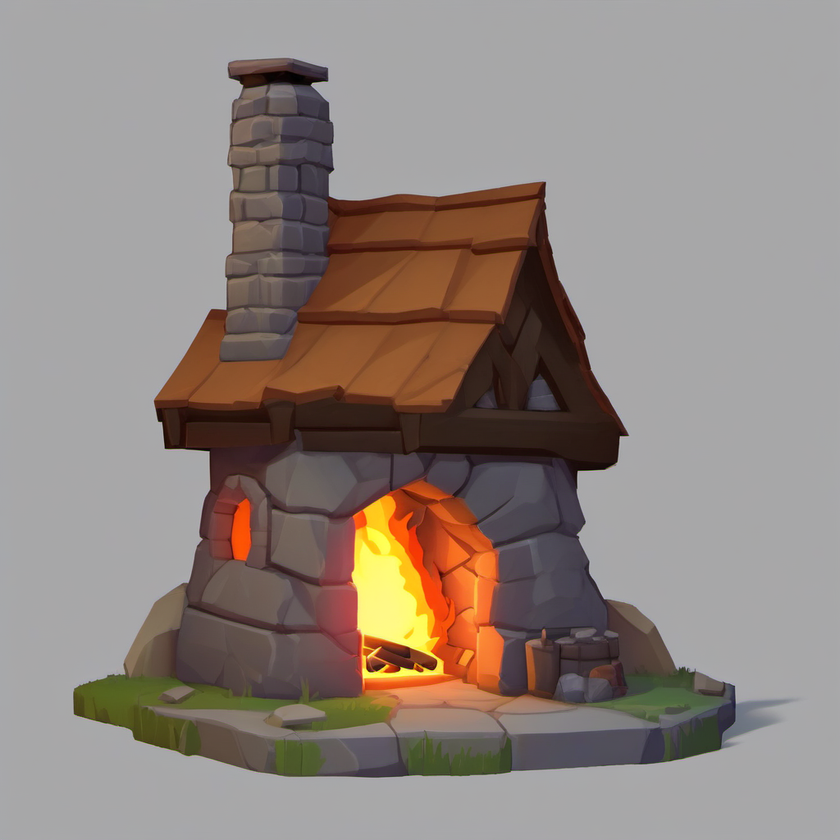
#> input picture art/gen-candidates/2026-07-21/forge.png, 840 x 840 px, shrunk from 1024 x 1024 before the run, found by its file name
$ python normalmap.py forge.png forge_n.png 2.5
#> lines starting #> are read from the running program, lines starting #| are printed output that depends on the picture
#!/usr/bin/env python
"""Height-from-luminance -> Sobel -> tangent-space normal map (_n.png).

Stage 3 of the Maker's Mark art pipeline (generate -> cutout -> NORMALMAP).
Produces a Godot-ready tangent-space normal map from an RGBA cutout: blurred
luminance is treated as a height field, np.gradient gives the surface slope, and
the result is packed into an RGBA PNG with the source alpha preserved.

Standard low-relief approximation for painterly sprites; a Laigter quality pass
can replace this where the Sobel map reads embossed/tinny (see README.md).
Validated on the tavern pilot (PR #32) -- the math is kept byte-identical.

Godot normal-map convention (IMPORTANT):
    Godot uses +Y UP (green channel points up), the OpenGL convention. Image
    rows run +Y DOWN, so the Y gradient is emitted as +gy here (an effective
    green-channel flip). Do NOT change the sign -- flipping it inverts every
    bump so lit relief caves in instead of standing out. When importing the
    _n.png in Godot, leave "Normal Map -> Flip Y" OFF (it is already correct).

Local tooling only -- never wired into CI.

Usage:
    python normalmap.py IN.png OUT_n.png [strength]

    strength : bump gain, default 2.5. Higher = deeper relief; too high reads
               tinny/embossed. Tune per asset; the tavern shipped at 2.5.

Example:
    python normalmap.py forge.png forge_n.png 2.5
"""
import argparse
import sys
from pathlib import Path


def _die(msg: str, code: int = 1) -> None:
    print(f"normalmap.py: error: {msg}", file=sys.stderr)
    raise SystemExit(code)


def parse_args(argv=None) -> argparse.Namespace:
    p = argparse.ArgumentParser(
        prog="normalmap.py",
        description="Height-from-luminance tangent-space normal map for Godot.",
        formatter_class=argparse.RawDescriptionHelpFormatter,
        epilog=(
            "Pipeline order: cutout.py -> normalmap.py -> Godot import.\n"
            "Godot: import _n.png with 'Flip Y' OFF. See art/pipeline/README.md."
        ),
    )
    p.add_argument("src", help="input RGBA cutout PNG (diffuse)")
    p.add_argument("dst", help="output tangent-space normal map (_n.png)")
    p.add_argument(
        "strength",
        nargs="?",
        default=2.5,
        type=float,
        help="bump gain (default 2.5; higher = deeper relief, tinny if too high)",
    )
    return p.parse_args(argv)


def main(argv=None) -> int:
    args = parse_args(argv)

    src = Path(args.src)
    if not src.is_file():
        _die(f"input not found: {src}")
    dst = Path(args.dst)
    if dst.parent and not dst.parent.exists():
        _die(f"output directory does not exist: {dst.parent}")

    strength = args.strength

    # Imports deferred so --help works without the imaging stack installed.
    try:
        import numpy as np
        from PIL import Image, ImageFilter
    except ImportError as e:  # pragma: no cover - env-dependent
        _die(
            f"missing dependency ({e.name}). Activate the pipeline venv and "
            "install deps -- see art/pipeline/requirements.txt and README.md."
        )

    # --- proven math (byte-identical to the PR #32 tavern pipeline) ----------
    im = Image.open(src).convert("RGBA")
    rgb = np.asarray(im).astype(np.float32)
    alpha = rgb[..., 3] / 255.0
#> alpha: shape (840, 840) float32; every value is 1

    # height = blurred luminance (blur kills paint noise, keeps forms)
    lum = (0.299 * rgb[..., 0] + 0.587 * rgb[..., 1] + 0.114 * rgb[..., 2]) / 255.0
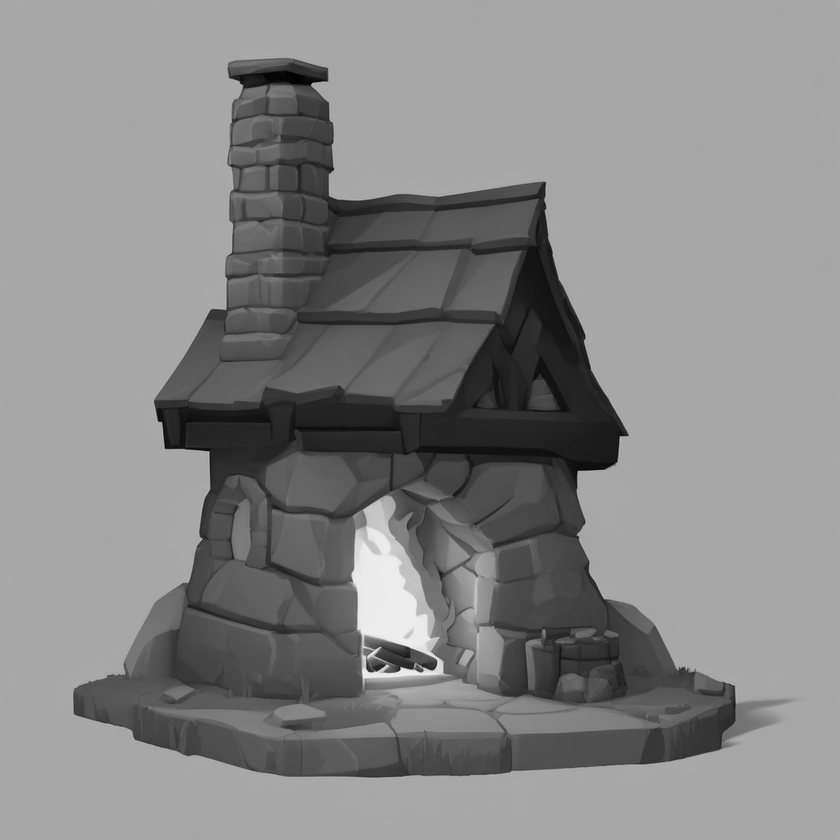
#> lum: shape (840, 840) float32; min 0, max 0.948, mean 0.53
    h = np.asarray(Image.fromarray((lum * 255).astype(np.uint8)).filter(
        ImageFilter.GaussianBlur(3))).astype(np.float32) / 255.0

    gy, gx = np.gradient(h)
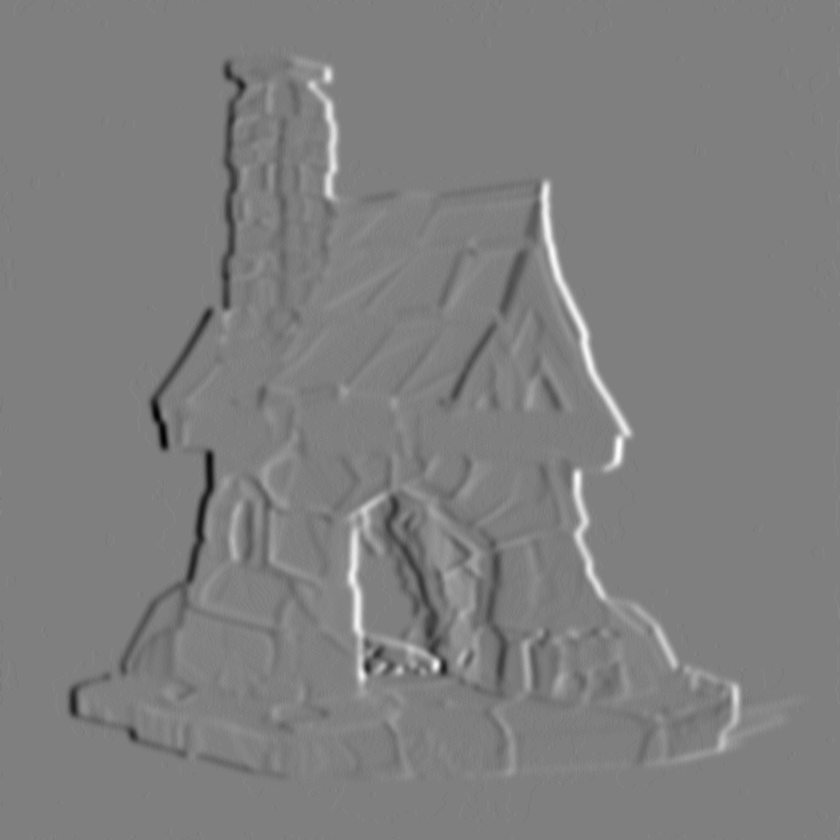
#> gx: shape (840, 840) float32; min -0.0706, max 0.0706, mean 1.45e-06; drawn with min black and max white
    nx = -gx * strength
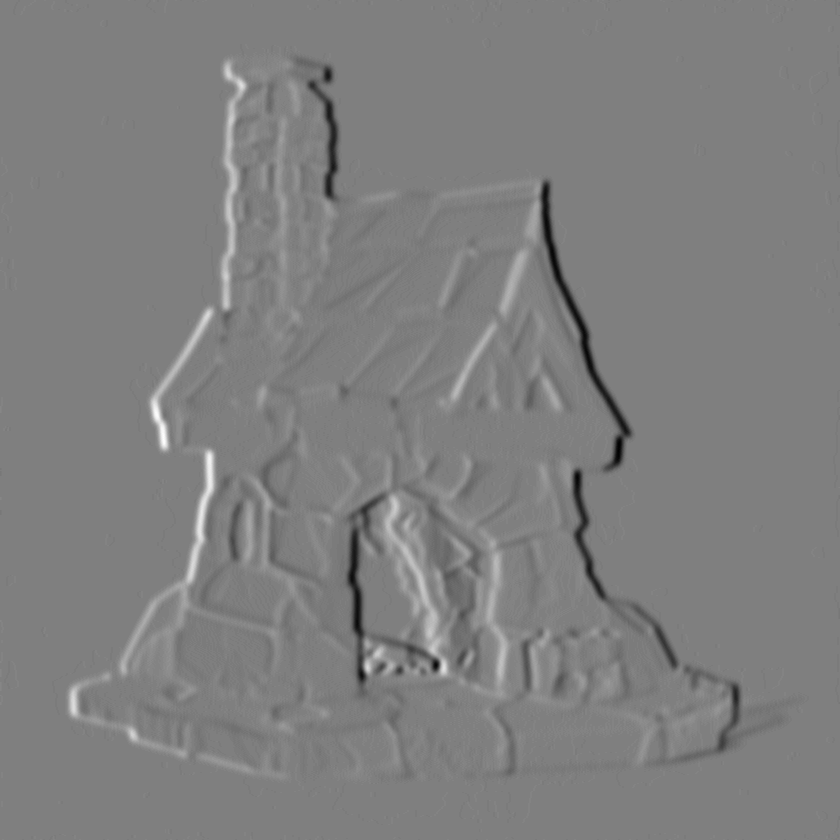
#> nx: shape (840, 840) float32; min -0.176, max 0.176, mean -3.63e-06; drawn with min black and max white
    ny = gy * strength  # +Y down in image space; Godot uses +Y up => this is the flip
    nz = np.ones_like(h)
    norm = np.sqrt(nx * nx + ny * ny + nz * nz)
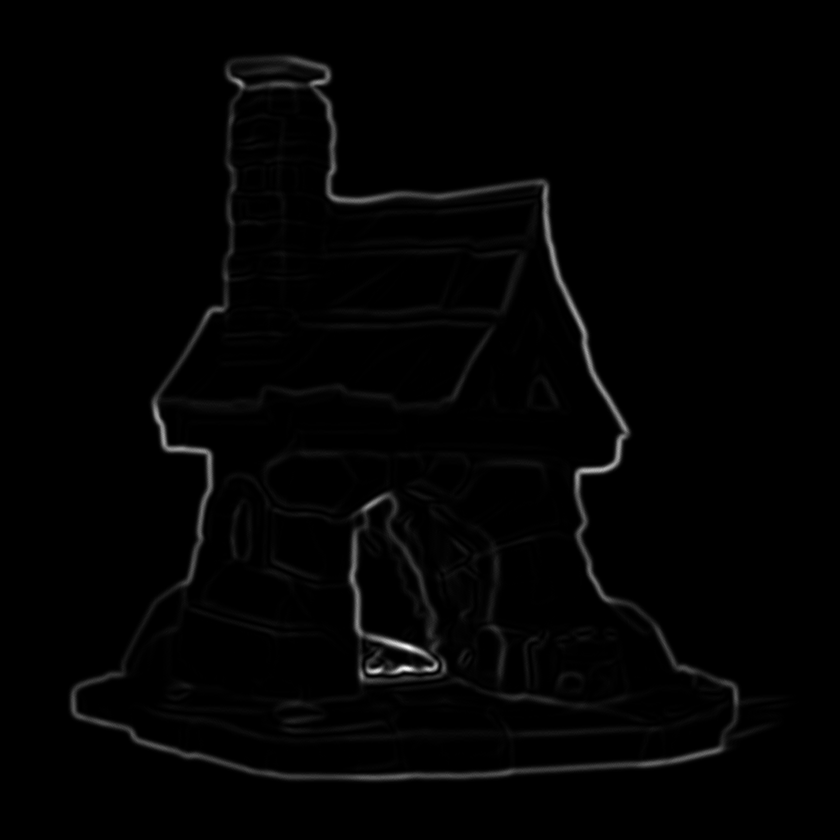
#> norm: shape (840, 840) float32; min 1, max 1.02, mean 1; drawn with min black and max white
    n = np.stack([nx / norm, ny / norm, nz / norm], axis=-1)
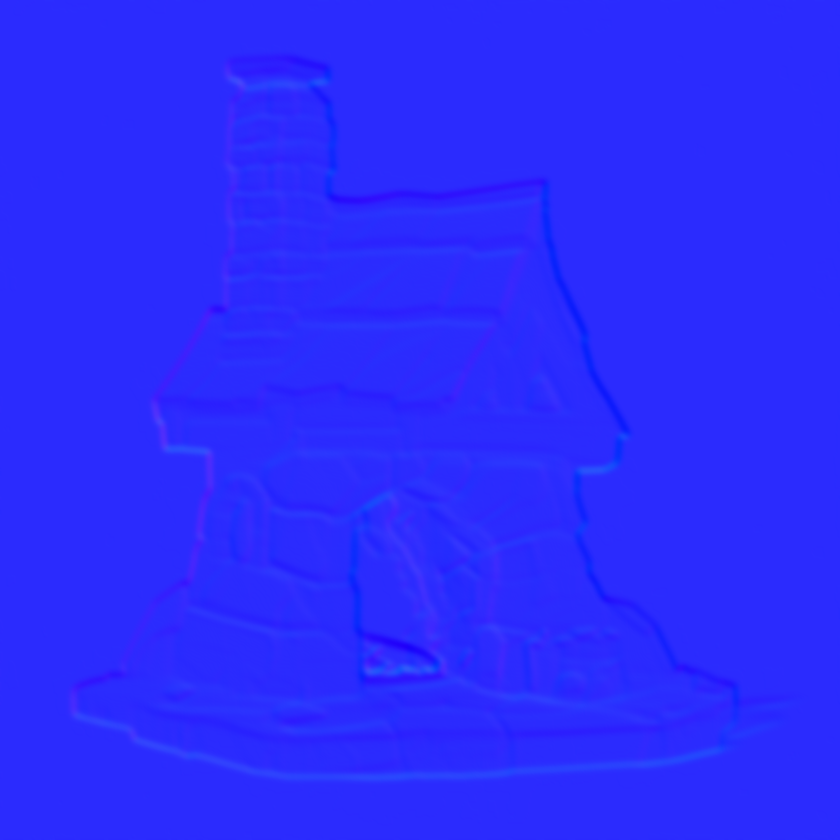
#> n: shape (840, 840, 3) float32; mean of channels 0, 1, 2 6.91e-07, -8.05e-06, 1; drawn with min black and max white

    out = ((n * 0.5 + 0.5) * 255).astype(np.uint8)
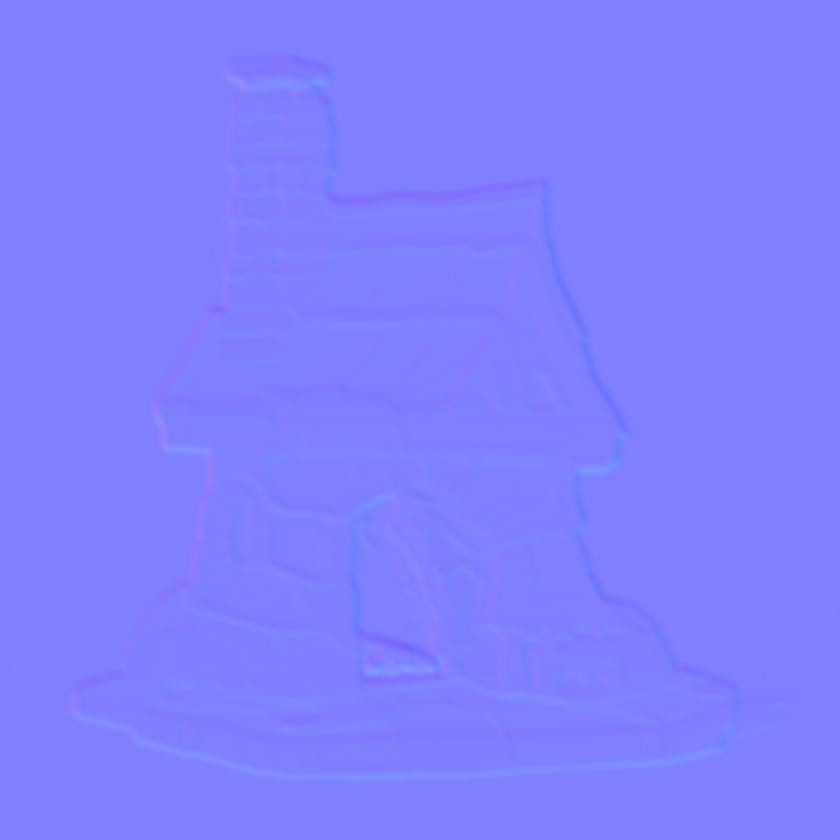
#> out: shape (840, 840, 3); mean of channels 0, 1, 2 127, 127, 254.6; drawn as R, G, B
    rgba = np.dstack([out, (alpha * 255).astype(np.uint8)])
    # ------------------------------------------------------------------------

    Image.fromarray(rgba, "RGBA").save(dst)
    print("saved", dst)
    return 0


if __name__ == "__main__":
    raise SystemExit(main())
#> (the program exits here)
